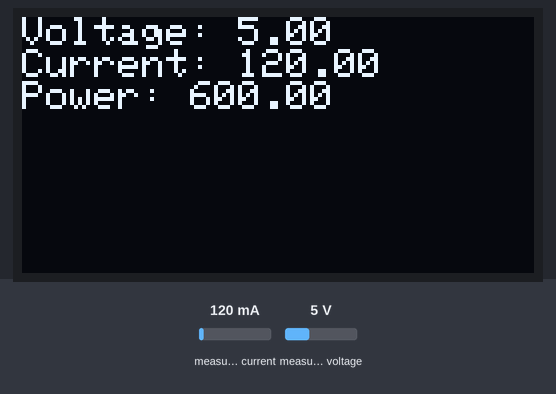
Simulated run of this sketch. Board: Arduino Uno, built with avr-gcc and run on an emulated ATmega328P. Shown: 128×64 one-colour display. The test bench sets the inputs (shaded band); at power-on: measured current 120 mA, measured voltage 5 V. What the sketch prints to the serial monitor is not drawn.

Above: at 2.2 s.
2.3 s: measured current set to 40 mA
At 4.2 s:
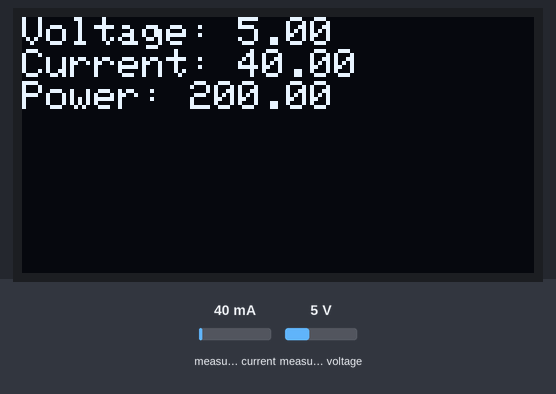
4.6 s: measured voltage set to 0.3 V
At 6.1 s:
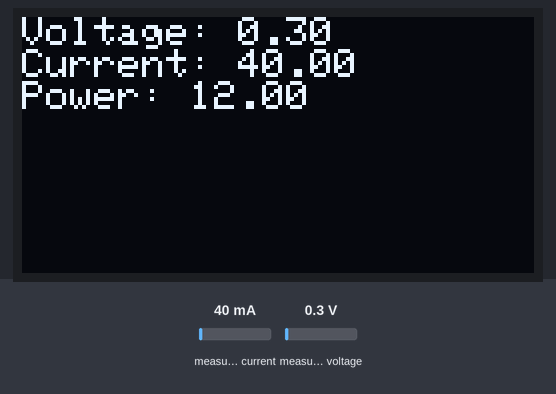
6.7 s: measured current set to 500 mA
At 8.1 s:
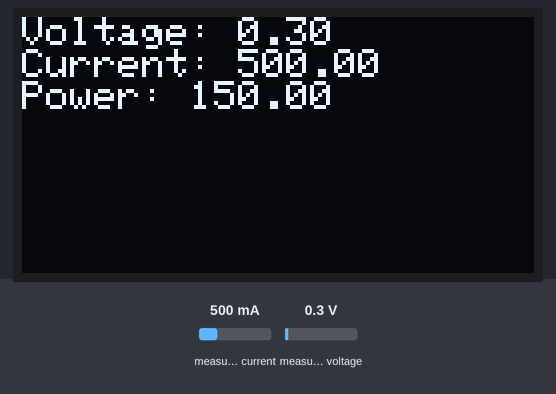
8.8 s: measured voltage set to 3.8 V
At 10.1 s:
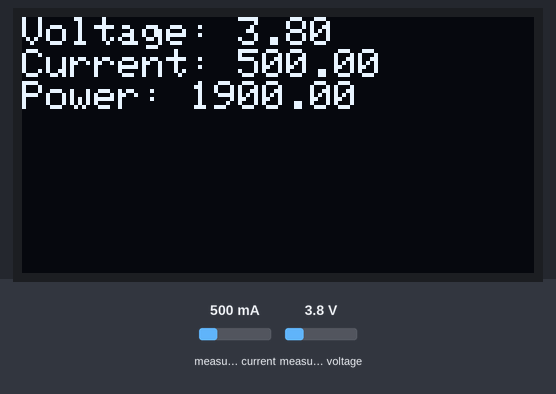
Timing chart, 0 to 11.8 s (numbered marks = the images above; inputs shaded):
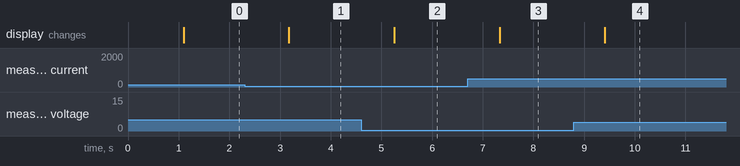

Measured:
- after the input at 2.3 s, the display: changes after 0.88 s (image 1)
- after the input at 4.6 s, the display: changes after 0.65 s (image 2)
- after the input at 6.7 s, the display: changes after 0.63 s (image 3)
- after the input at 8.8 s, the display: changes after 0.61 s (image 4)

The sketch:

main.ino
```cpp
#include <Wire.h>
#include <Adafruit_INA219.h>
#include <Adafruit_SSD1306.h>
#include <Adafruit_GFX.h>

// Forward declarations from other files
void setupDisplay();
void updateDisplay(float voltage, float current, float power);
void setupPowerMonitor();
void readPower(float &voltage, float &current, float &power);

// Create objects used by other modules
Adafruit_INA219 ina219;
Adafruit_SSD1306 display(128, 64, &Wire);

void setup() {
  Serial.begin(115200);
  Wire.begin();

  setupPowerMonitor();
  setupDisplay();
}

void loop() {
  float voltage = 0, current = 0, power = 0;
  readPower(voltage, current, power);
  updateDisplay(voltage, current, power);

  Serial.print("V: "); Serial.print(voltage); Serial.print("  ");
  Serial.print("I: "); Serial.print(current); Serial.print("  ");
  Serial.print("P: "); Serial.println(power);
  delay(1000);
}
```

display.cpp
```cpp
#include <Adafruit_SSD1306.h>
#include <Adafruit_GFX.h>

extern Adafruit_SSD1306 display; // Access display object from main

void setupDisplay() {
  if (!display.begin(SSD1306_SWITCHCAPVCC, 0x3C)) {
    Serial.println("SSD1306 OLED allocation failed!");
    while (1);
  }
  display.clearDisplay();
  display.setTextSize(1);
  display.setTextColor(SSD1306_WHITE);
  display.setCursor(0, 0);
  display.println("Display initialized.");
  display.display();
  delay(1000);
  display.clearDisplay();
}

void updateDisplay(float voltage, float current, float power) {
  display.clearDisplay();
  display.setCursor(0, 0);
  display.setTextSize(1);

  display.print("Voltage: ");
  display.println(voltage, 2);
  display.print("Current: ");
  display.println(current, 2);
  display.print("Power: ");
  display.println(power, 2);

  display.display();
}
```

power_monitor.cpp
```cpp
#include <Adafruit_INA219.h>

extern Adafruit_INA219 ina219; // Access object from main

void setupPowerMonitor() {
  if (!ina219.begin()) {
    Serial.println("Failed to find INA219 sensor. Check wiring!");
    while (1);
  } else {
    Serial.println("INA219 initialized successfully.");
  }
}

void readPower(float &voltage, float &current, float &power) {
  voltage = ina219.getBusVoltage_V();
  current = ina219.getCurrent_mA();
  power = ina219.getPower_mW();
}
```
